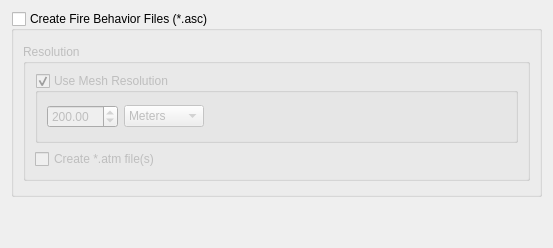
        <widget class="QWidget" name="fireBehaviorPage">
         <layout class="QVBoxLayout" name="verticalLayout_27" stretch="0,1">
          <item>
           <widget class="QGroupBox" name="fireBehaviorGroupBox">
            <property name="sizePolicy">
             <sizepolicy hsizetype="Expanding" vsizetype="Fixed">
              <horstretch>0</horstretch>
              <verstretch>0</verstretch>
             </sizepolicy>
            </property>
            <property name="minimumSize">
             <size>
              <width>0</width>
              <height>186</height>
             </size>
            </property>
            <property name="title">
             <string>Create Fire Behavior Files (*.asc)</string>
            </property>
            <property name="checkable">
             <bool>true</bool>
            </property>
            <property name="checked">
             <bool>false</bool>
            </property>
            <layout class="QVBoxLayout" name="verticalLayout_28">
             <item>
              <widget class="QGroupBox" name="fireBehaviorResolutionGroupBox">
               <property name="sizePolicy">
                <sizepolicy hsizetype="Expanding" vsizetype="Fixed">
                 <horstretch>0</horstretch>
                 <verstretch>0</verstretch>
                </sizepolicy>
               </property>
               <property name="minimumSize">
                <size>
                 <width>0</width>
                 <height>114</height>
                </size>
               </property>
               <property name="title">
                <string>Resolution</string>
               </property>
               <layout class="QVBoxLayout" name="verticalLayout_38">
                <item>
                 <widget class="QGroupBox" name="fireBehaviorMeshResolutionGroupBox">
                  <property name="sizePolicy">
                   <sizepolicy hsizetype="Expanding" vsizetype="Fixed">
                    <horstretch>0</horstretch>
                    <verstretch>0</verstretch>
                   </sizepolicy>
                  </property>
                  <property name="minimumSize">
                   <size>
                    <width>0</width>
                    <height>70</height>
                   </size>
                  </property>
                  <property name="title">
                   <string>Use Mesh Resolution</string>
                  </property>
                  <property name="checkable">
                   <bool>true</bool>
                  </property>
                  <layout class="QHBoxLayout" name="horizontalLayout_19">
                   <item>
                    <widget class="QDoubleSpinBox" name="fireBehaviorMeshResolutionSpinBox">
                     <property name="enabled">
                      <bool>false</bool>
                     </property>
                     <property name="maximum">
                      <double>5000.000000000000000</double>
                     </property>
                     <property name="value">
                      <double>200.000000000000000</double>
                     </property>
                    </widget>
                   </item>
                   <item>
                    <widget class="QComboBox" name="fireBehaviorMeshResolutionComboBox">
                     <property name="enabled">
                      <bool>false</bool>
                     </property>
                     <property name="sizePolicy">
                      <sizepolicy hsizetype="MinimumExpanding" vsizetype="Fixed">
                       <horstretch>0</horstretch>
                       <verstretch>0</verstretch>
                      </sizepolicy>
                     </property>
                     <property name="minimumSize">
                      <size>
                       <width>80</width>
                       <height>0</height>
                      </size>
                     </property>
                     <property name="maximumSize">
                      <size>
                       <width>80</width>
                       <height>16777215</height>
                      </size>
                     </property>
                     <item>
                      <property name="text">
                       <string>Meters</string>
                      </property>
                     </item>
                     <item>
                      <property name="text">
                       <string>Feet</string>
                      </property>
                     </item>
                    </widget>
                   </item>
                   <item>
                    <spacer name="fireBehaviorMeshResolutionSpacer">
                     <property name="orientation">
                      <enum>Qt::Orientation::Horizontal</enum>
                     </property>
                     <property name="sizeHint" stdset="0">
                      <size>
                       <width>302</width>
                       <height>20</height>
                      </size>
                     </property>
                    </spacer>
                   </item>
                  </layout>
                 </widget>
                </item>
                <item>
                 <widget class="QCheckBox" name="fireBehaviorResolutionCheckBox">
                  <property name="text">
                   <string>Create *.atm file(s)</string>
                  </property>
                 </widget>
                </item>
               </layout>
              </widget>
             </item>
            </layout>
           </widget>
          </item>
          <item>
           <spacer name="fireBehaviorPageSpacer">
            <property name="orientation">
             <enum>Qt::Orientation::Vertical</enum>
            </property>
            <property name="sizeHint" stdset="0">
             <size>
              <width>20</width>
              <height>40</height>
             </size>
            </property>
           </spacer>
          </item>
         </layout>
        </widget>
